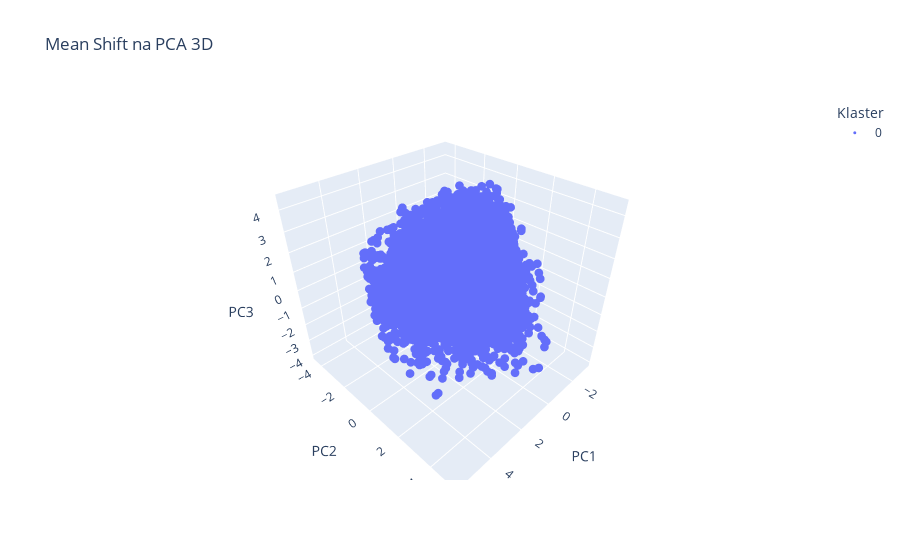

The cell this chart's notebook holds for it:
### Markdown cell above
### Mean Shift

### Code cell
from sklearn.cluster import MeanShift

meanshift = MeanShift()
y_meanshift = meanshift.fit_predict(X_pca)

print(f"Broj klastera: {len(set(y_meanshift))}")
plot_clusters_3d(X_pca, y_meanshift, 'Mean Shift na PCA 3D')
# featire_importance = plot_feature_importance(df_scaled, y_meanshift)
# append_results('Mean Shift', X_pca, y_meanshift)

### Figure 1 — Plotly figure (JSON) as saved in the notebook; plotly's stock layout.template omitted (floating-point values rounded to 4 significant figures; data arrays with more than 128 entries replaced by an {"elided": "..."} marker saying what was removed)
{"data": [{"hovertemplate": "Klaster=0<br>PC1=%{x}<br>PC2=%{y}<br>PC3=%{z}<extra></extra>", "legendgroup": "0", "marker": {"color": "#636efa", "size": 3, "symbol": "circle"}, "mode": "markers", "name": "0", "scene": "scene", "showlegend": true, "type": "scatter3d", "x": {"elided": "10127 float values"}, "y": {"elided": "10127 float values"}, "z": {"elided": "10127 float values"}}], "layout": {"legend": {"title": {"text": "Klaster"}, "tracegroupgap": 0}, "scene": {"domain": {"x": [0, 1], "y": [0, 1]}, "xaxis": {"title": {"text": "PC1"}}, "yaxis": {"title": {"text": "PC2"}}, "zaxis": {"title": {"text": "PC3"}}}, "title": {"text": "Mean Shift na PCA 3D"}}}
